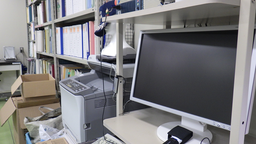
#> input picture q-43 canny edge detection3/test_image1_big.bmp, 256 x 144 px, shrunk from 750 x 421 before the run
$ python q-43.py   (older library calls are emulated)
#> lines starting #> are read from the running program, lines starting #| are printed output that depends on the picture
#> further down, img is the input picture: shape (144, 256, 3); mean B, G, R 125.9, 123.6, 124.6
import cv2
import numpy as np

def gray(img):
    red = img[:, :, 2].copy()
    green = img[:, :, 1].copy()
    blue = img[:, :, 0].copy()
    Y = 0.21626*red + 0.7152*green + 0.0722*blue
    return Y.astype(np.uint8)

img = cv2.imread("test_image1_big.bmp") #integer
gray = gray(img) #integer

#################### Gaussian ####################
size_lank = 2
k_size = (size_lank*2)+1
result = gray.copy() #integer
answer = 0*result #integer
#> answer: shape (144, 256); every value is 0


#0 padding
H, W = gray.shape
#> H = 144; W = 256
out = np.zeros((H + size_lank*2, W + size_lank*2), dtype = np.float) #float
out[size_lank:size_lank + H, size_lank:size_lank + W] = gray.copy().astype(np.float) #float

#kernel
sig = 1.4
k = np.zeros((k_size, k_size), dtype = np.float) #float
for x in range(-size_lank,k_size-size_lank):
    for y in range(-size_lank,k_size-size_lank):
        k[x + size_lank, y + size_lank] = np.exp(-(x**2 + y**2)/(2*sig**2))

k = k*(1/(2*np.pi*sig*sig))
k = k/k.sum() #float

for i in range(img.shape[1]):
    for j in range(img.shape[0]):
        im_c = out[:, :].copy() #float
        im_k = np.sum(im_c[j : j+k_size, i : i+k_size]*k) #float
        answer[j, i] = im_k #integerに丸めている
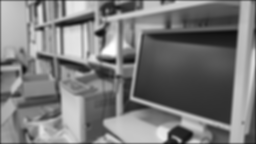
#> answer: shape (144, 256); min 15, max 255, mean 122

cv2.imshow("result0",answer)
##################################################

####################  sobel   ####################

size_lank = 1
k_size = (size_lank*2)+1
result = answer.copy()
ans_k1 = 0*result
ans_k2 = 0*result

#0 padding
H, W = answer.shape
out = np.zeros((H + size_lank*2, W + size_lank*2), dtype = np.float)
out[size_lank:size_lank + H, size_lank:size_lank + W] = answer.copy() #floatの箱にint
#> out: shape (146, 258) float64

k1 = np.array([[ 1, 2, 1],[0, 0, 0],[-1, -2, -1]])
k2 = np.array([[ 1, 0, -1],[2, 0, -2],[1, 0, -1]])

for i in range(img.shape[1]):
    for j in range(img.shape[0]):

        im_k1 = np.sum(out[j : j+k_size, i : i+k_size]*k1)
        im_k2 = np.sum(out[j : j+k_size, i : i+k_size]*k2)

        ans_k1[j, i] = im_k1
        ans_k2[j, i] = im_k2
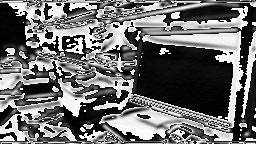
#> ans_k1: shape (144, 256); min 0, max 255, mean 109.3
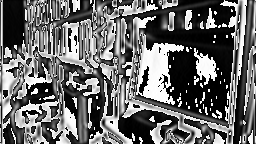
#> ans_k2: shape (144, 256); min 0, max 255, mean 105.2

################### edge and angle ###############################

#ans_k1,k2はinteger
#一度floatに変換→2乗計算

ans_k1 = ans_k1.astype(np.float)
ans_k2 = ans_k2.astype(np.float)
edge = np.sqrt((ans_k1)**2 + (ans_k2)**2) #float
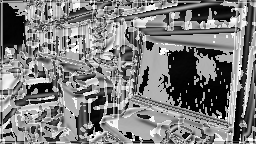
#> edge: shape (144, 256) float64; min 0, max 360.6, mean 177; drawn with min black and max white

ans_k1 = np.maximum(ans_k1, 1e-5) ##arctanを計算するときに0だと困る
angle = np.arctan(ans_k2/ans_k1) #float
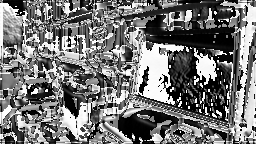
#> angle: shape (144, 256) float64; min 0, max 1.57, mean 0.723; drawn with min black and max white
angle_degree = 180*angle / np.pi #float

angle_degree[angle_degree < -22.5] = 180 + angle_degree[angle_degree < -22.5]
_angle = np.zeros_like(angle_degree, dtype = np.uint8)
_angle[np.where(angle_degree <= 22.5)] = 0
_angle[np.where((angle_degree > 22.5) & (angle_degree <= 67.5))] = 45
_angle[np.where((angle_degree > 67.5) & (angle_degree <= 112.5))] = 90
_angle[np.where((angle_degree > 112.5) & (angle_degree <= 157.5))] = 135

#0 padding
H, W = _angle.shape
out = np.zeros((H + 2, W + 2), dtype = np.float)
out[1:1 + H, 1:1 + W] = _angle.copy()
new_angle = np.zeros_like(_angle, dtype = np.uint8)


for x in range(_angle.shape[1]):
    for y in range(_angle.shape[0]):
        kx = x + 1
        ky = y + 1
        if out[ky, kx] == 0:
            if (out[ky, kx] >= out[ky, kx-1]) and (out[ky, kx] >= out[ky, kx+1]):
                new_angle[y, x] = out[ky, kx]
            else:
                new_angle[y, x] = 0

        if out[ky, kx] == 45:
            if (out[ky, kx] >= out[ky-1, kx+1]) and (out[ky, kx] >= out[ky+1, kx-1]):
                new_angle[y, x] = out[ky, kx]
            else:
                new_angle[y, x] = 0

        if out[ky, kx] == 90:
            if (out[ky, kx] >= out[ky+1, kx]) and (out[ky, kx] >= out[ky-1, kx]):
                new_angle[y, x] = out[ky, kx]
            else:
                new_angle[y, x] = 0

        if out[ky, kx] == 135:
            if (out[ky, kx] >= out[ky+1, kx+1]) and (out[ky, kx] >= out[ky-1, kx-1]):
                new_angle[y, x] = out[ky, kx]
            else:
                new_angle[y, x] = 0

##################### thrshold processing ################################

HT = 100 #high thoreshold
LT = 30 #low thoreshold
edge[edge >= HT] =255
edge[edge <= LT] =0
#> edge: shape (144, 256) float64; min 0, max 255, mean 187.3

H, W = edge.shape
out = np.zeros((H + 2, W + 2), dtype = np.float)
out[1:1 + H, 1:1 + W] = edge.copy()
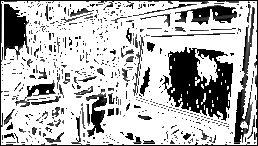
#> out: shape (146, 258) float64; min 0, max 255, mean 183.3
new_edge = np.zeros_like(edge, dtype = np.uint8)

for h in range(H):
    for w in range(W):
        mat = out[h:h+2,w:w+2]
        if LT < out[h+1,w+1] < HT:
            if mat.max() > HT:
                new_edge[h,w] = 255
            else:
                new_edge[h,w] = 0
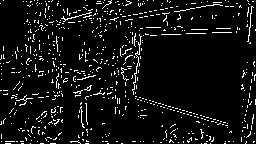
#> new_edge: shape (144, 256); 6.8% white in thin lines or dots

cv2.imwrite("answer1.bmp", new_edge)
cv2.imshow("result1", new_edge)


cv2.waitKey(0)
#> (the run stopped early here; a loop or call above may not have finished)
